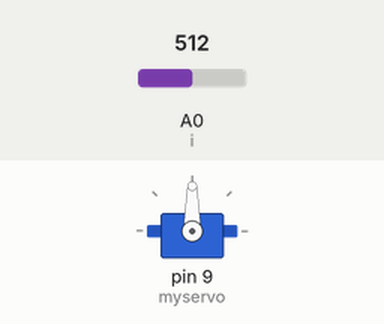
Recording of a sketch running on a simulated Arduino Uno, built with avr-gcc and run on an emulated ATmega328P. On the bench: servo. Inputs (shaded band) come from the test bench; at power-on: A0 (i) = 512. What the sketch prints to the serial monitor is not drawn.

Above: at 1.2 s.
1.3 s: A0 (i) set to 716
At 2.5 s:
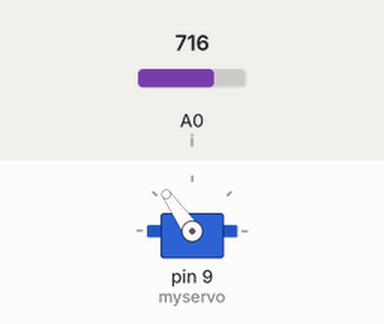
2.8 s: A0 (i) set to 900
At 3.7 s:
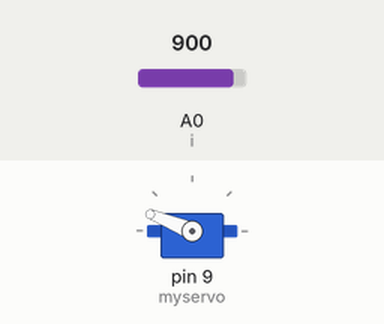
4.3 s: A0 (i) set to 1023
At 4.8 s:
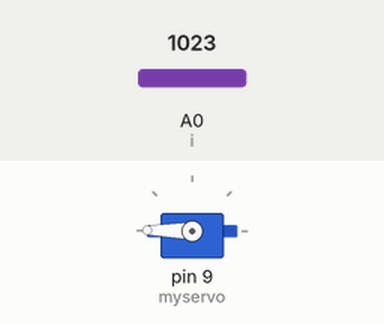
5.8 s: A0 (i) set to 306
At 7.0 s:
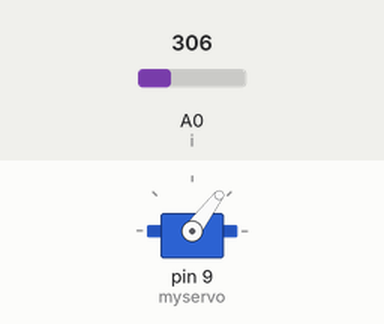
7.3 s: A0 (i) set to 122
At 8.2 s:
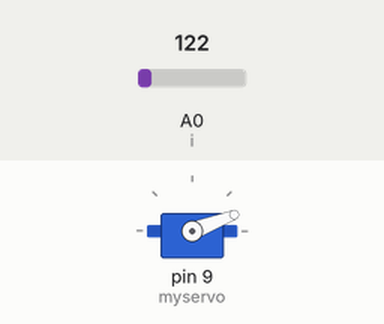
8.8 s: A0 (i) set to 0
At 9.3 s:
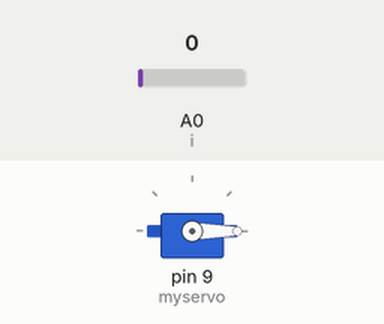
Timing chart, 0 to 11.3 s (numbered marks = the images above; inputs shaded):
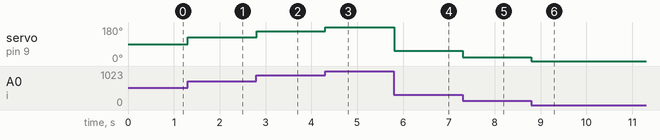

The sketch:

Tuquay_0_180.ino
```cpp
#include <Servo.h>
int bt;
Servo myservo;
int i = A0;
void setup() {
  myservo.attach(9);
  Serial.begin(9600);
}

void loop()
{
   int k=analogRead(i);
   int t=map(k,0,1024,0,180);
    myservo.write(t);
    Serial.println(t);
}
```

Measured:
- after the input at 1.3 s, servo on pin 9 (myservo): 90° → 125° at once
- after the input at 2.8 s, servo on pin 9 (myservo): 125° → 158° at once
- after the input at 4.3 s, servo on pin 9 (myservo): 158° → 179° at once
- after the input at 5.8 s, servo on pin 9 (myservo): 179° → 53° at once
- after the input at 7.3 s, servo on pin 9 (myservo): 53° → 21° at once
- after the input at 8.8 s, servo on pin 9 (myservo): 21° → 0° at once
